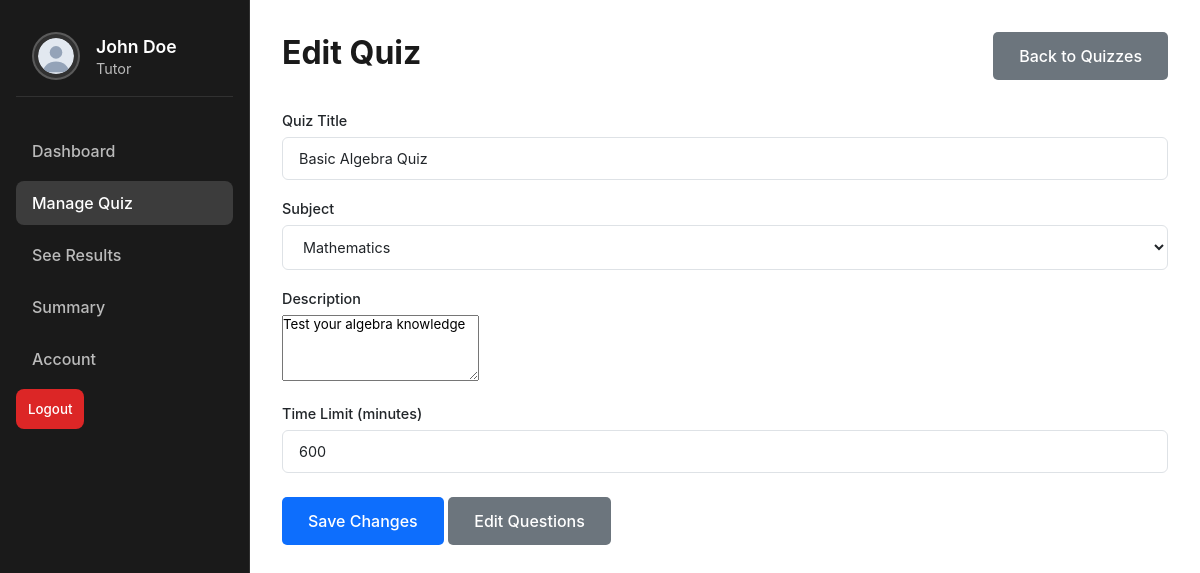
Screenshot of /tutor/edit-quiz.php?id=1 (signed in) with the database file from the repository.
### tables this page shows
CREATE TABLE quizzes (
    id INT PRIMARY KEY AUTO_INCREMENT,
    subject_id INT NOT NULL,
    title VARCHAR(200) NOT NULL,
    description TEXT,
    time_limit INT NOT NULL DEFAULT 600,  
    created_by INT NOT NULL,
    created_at TIMESTAMP DEFAULT CURRENT_TIMESTAMP,
    FOREIGN KEY (subject_id) REFERENCES subjects(id),
    FOREIGN KEY (created_by) REFERENCES users(id)
);

CREATE TABLE subjects (
    id INT PRIMARY KEY AUTO_INCREMENT,
    name VARCHAR(100) NOT NULL,
    description TEXT
);

### tutor/edit-quiz.php (the view, shortened to what this page needs)
<?php
require_once '../config/database.php';
$quiz_id = $_GET['id'];
$stmt = $pdo->prepare("
    SELECT q.*, s.name as subject_name
    FROM quizzes q
    JOIN subjects s ON q.subject_id = s.id
    WHERE q.id = ? AND q.created_by = ?
");
$stmt->execute([$quiz_id, $_SESSION['user_id']]);
$quiz = $stmt->fetch();
$stmt = $pdo->prepare("SELECT * FROM subjects ORDER BY name");
$stmt->execute();
$subjects = $stmt->fetchAll();
?>
<!DOCTYPE html>
<html lang="en">
<head>
    <link rel="stylesheet" href="../assets/css/style.css">
</head>
<body>
    <div class="sidebar">
        <div class="profile">
            <img src="../assets/images/user-avatar.svg" alt="Profile">
            <div>
                <h3><?php echo htmlspecialchars($_SESSION['name']); ?></h3>
                <p>Tutor</p>
            </div>
        </div>
        <ul class="nav-links">
            <li><a href="dashboard.php">Dashboard</a></li>
            <li><a href="manage-quiz.php" class="active">Manage Quiz</a></li>
            <li><a href="see-results.php">See Results</a></li>
            <li><a href="summary.php">Summary</a></li>
            <li><a href="account.php">Account</a></li>
        </ul>
        <form action="../auth/logout.php" method="POST">
            <button type="submit" class="logout-btn">Logout</button>
        </form>
    </div>
    <div class="main-content">
        <div class="dashboard-header">
            <h1>Edit Quiz</h1>
            <a href="manage-quiz.php" class="btn btn-secondary">Back to Quizzes</a>
        </div>
        <div class="edit-quiz-form">
            <form method="POST" class="form-card">
                <div class="form-group">
                    <label for="title">Quiz Title</label>
                    <input type="text" id="title" name="title" value="<?php echo htmlspecialchars($quiz['title']); ?>" required>
                </div>
                <div class="form-group">
                    <label for="subject_id">Subject</label>
                    <select id="subject_id" name="subject_id" required>
                        <?php foreach ($subjects as $subject): ?>
                            <option value="<?php echo $subject['id']; ?>" <?php echo $subject['id'] == $quiz['subject_id'] ? 'selected' : ''; ?>>
                                <?php echo htmlspecialchars($subject['name']); ?>
                            </option>
                        <?php endforeach; ?>
                    </select>
                </div>
                <div class="form-group">
                    <label for="description">Description</label>
                    <textarea id="description" name="description" rows="4"><?php echo htmlspecialchars($quiz['description']); ?></textarea>
                </div>
                <div class="form-row">
                    <div class="form-group">
                        <label for="time_limit">Time Limit (minutes)</label>
                        <input type="number" id="time_limit" name="time_limit" value="<?php echo $quiz['time_limit']; ?>" min="1" required>
                    </div>
                </div>
                <div class="form-actions">
                    <button type="submit" class="btn btn-primary">Save Changes</button>
                    <a href="edit-questions.php?id=<?php echo $quiz_id; ?>" class="btn btn-secondary">Edit Questions</a>
                </div>
            </form>
        </div>
    </div>
</body>
</html>

### assets/css/style.css (style rules this page uses)
:root { --primary-color: #0D6EFD; --primary-gradient: linear-gradient(135deg, #8B5CF6 0%, #EC4899 100%); --secondary-color: #6c757d; --background-color: #F8F9FA; --card-background: #FFFFFF; --text-color: #212529; --text-muted: #6c757d; --border-color: #dee2e6; --input-background: #FFFFFF; --sidebar-width: 250px; --error-color: #dc3545; --success-color: #198754; }
* { margin: 0; padding: 0; box-sizing: border-box; font-family: 'Inter', sans-serif; }
body { background-color: var(--background-color); color: var(--text-color); min-height: 100vh; }
.form-group { margin-bottom: 1.25rem; position: relative; }
.form-group:last-of-type { margin-bottom: 1.5rem; }
.form-group label { display: block; margin-bottom: 0.5rem; color: var(--text-color); font-size: 0.9rem; font-weight: 500; }
.form-group input, .form-group select { width: 100%; padding: 0.75rem 1rem; border: 1px solid var(--border-color); border-radius: 6px; background: var(--input-background); color: var(--text-color); font-size: 0.9rem; transition: all 0.2s ease; }
.form-group input::placeholder { color: #adb5bd; }
.btn { display: inline-block; padding: 0.75rem 1.5rem; border-radius: 5px; font-size: 1rem; font-weight: 500; text-decoration: none; cursor: pointer; transition: all 0.3s ease; border: 2px solid transparent; }
.btn-primary { background-color: var(--primary-color); color: white; }
.btn-secondary { background-color: #6c757d; color: white; }
.sidebar { width: 250px; height: 100vh; position: fixed; left: 0; top: 0; background: #1a1a1a; color: #ffffff; padding: 1rem; display: flex; flex-direction: column; border-right: 1px solid rgba(255, 255, 255, 0.1); }
.profile { display: flex; align-items: center; gap: 1rem; padding: 1rem; margin-bottom: 2rem; border-bottom: 1px solid rgba(255, 255, 255, 0.1); }
.profile img { width: 48px; height: 48px; border-radius: 50%; background: rgba(255, 255, 255, 0.1); padding: 0.25rem; border: 2px solid rgba(255, 255, 255, 0.2); transition: all 0.3s ease; }
.profile h3 { color: #ffffff; font-size: 1.1rem; font-weight: 600; margin: 0; line-height: 1.4; }
.profile p { color: rgba(255, 255, 255, 0.7); font-size: 0.9rem; margin: 0; }
.nav-links { list-style: none; padding: 0; margin: 0; }
.nav-links li { margin-bottom: 0.5rem; }
.nav-links a { display: block; padding: 0.75rem 1rem; color: rgba(255, 255, 255, 0.7); text-decoration: none; border-radius: 8px; transition: all 0.3s ease; font-weight: 500; }
.nav-links a.active { background: rgba(255, 255, 255, 0.15); color: #ffffff; }
.logout-btn { margin-top: auto; background: #dc2626; color: #ffffff; border: none; padding: 0.75rem; border-radius: 8px; cursor: pointer; font-weight: 500; transition: all 0.3s ease; }
.main-content { margin-left: 250px; padding: 2rem; min-height: 100vh; background: #ffffff; color: #333333; }
.dashboard-header { display: flex; justify-content: space-between; align-items: center; margin-bottom: 2rem; }
.dashboard-header h1 { font-size: 2rem; color: #1a1a1a; margin-bottom: 0.5rem; }

### rows the page displays
quizzes: title "Basic Algebra Quiz", subject_id "Mathematics", description "Test your algebra knowledge", time_limit "600"

### other values shown
$_SESSION['name'] "John Doe"
